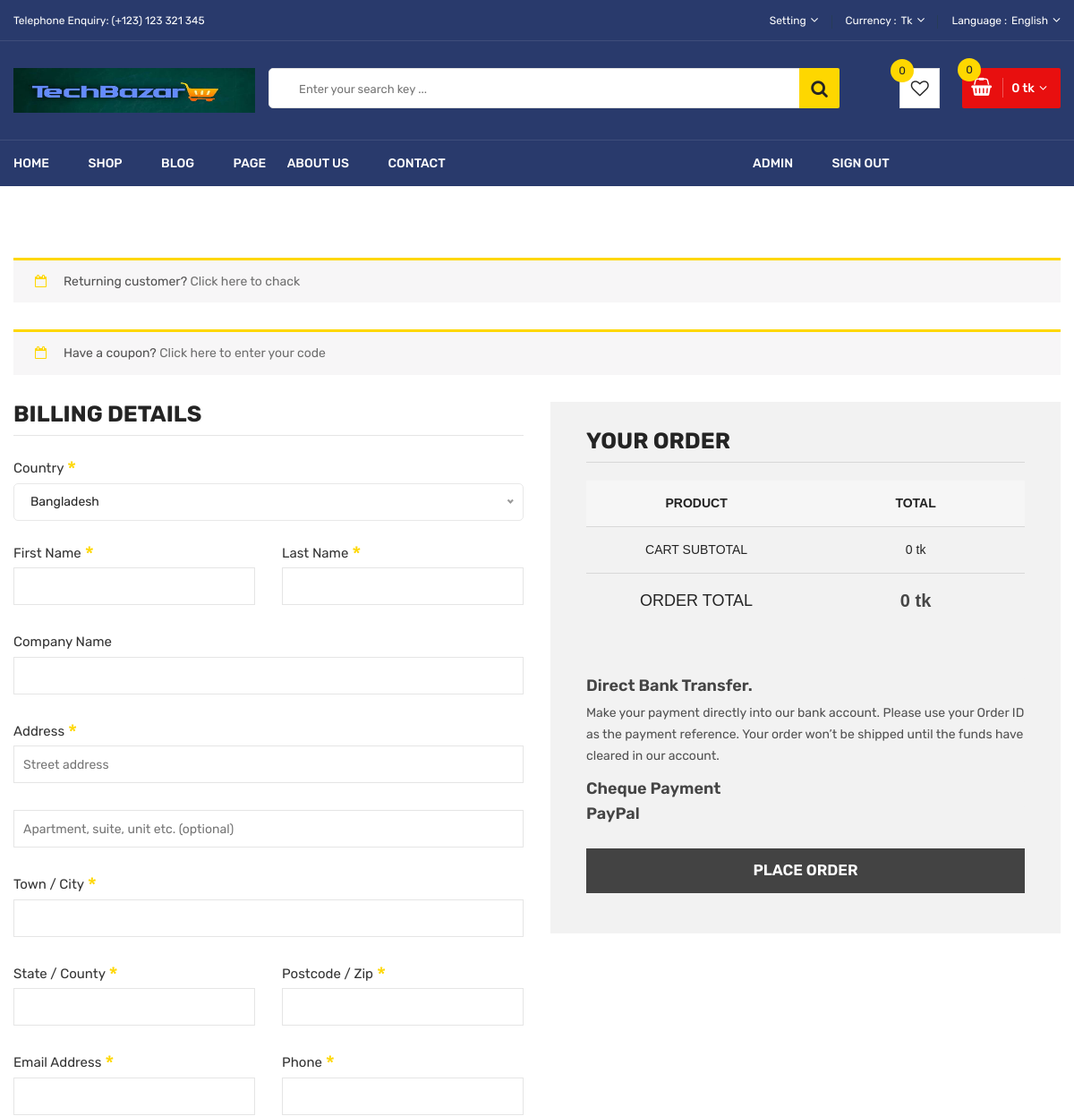
The page /account/chackout/ (signed in, upper part) on the database as committed earlier.
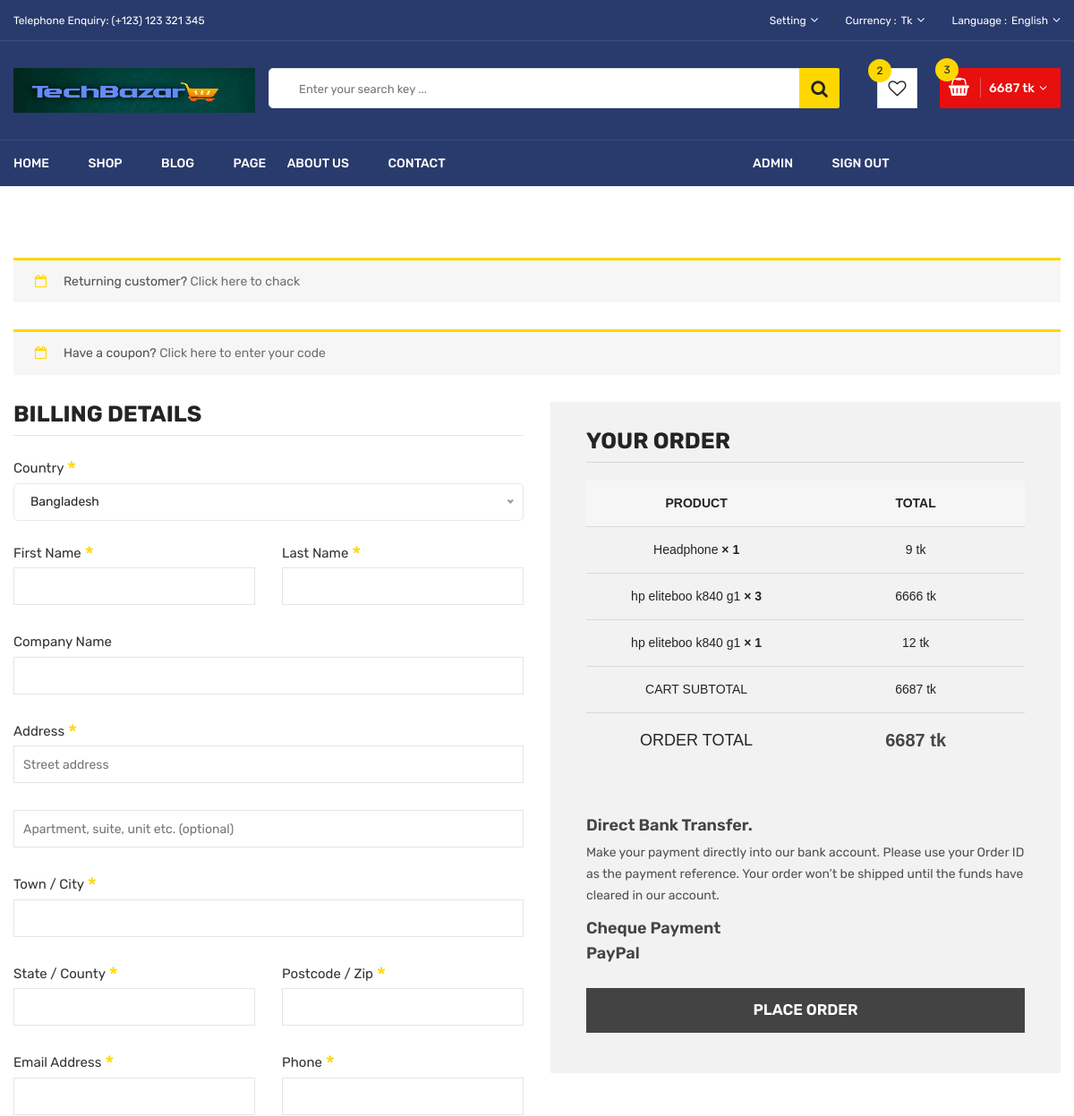
The same page on the database as committed later.
### cart/models.py (models this page shows, shortened)
class cart(models.Model):
    user = models.ForeignKey(User, on_delete=models.CASCADE)
    product = models.ForeignKey(product_all, on_delete=models.CASCADE)
    quantity = models.IntegerField(default=1)

### product/models.py (models this page shows, shortened)
class product_all(models.Model):
    name =models.CharField(max_length=50)
    image = models.ImageField(upload_to='product_image/')
    category =models.ForeignKey(category,on_delete=models.CASCADE)
    about = models.TextField(max_length=150)
    old_price = models.PositiveIntegerField()
    new_price = models.PositiveIntegerField()
    quantity = models.IntegerField()
    add_date = models.DateField()

### account/views.py (the view)
# urls.py: path('chackout/',chackout_ORDER,name="chackout"),
def chackout_ORDER(request):
    user =request.user
    if user.is_authenticated:
        wishlist_list = len(wishlist.objects.filter(user=user))
        crt_list = len(cart.objects.filter(user=user))
        product = cart.objects.filter(user=user)
        total = 0
        for i in product:
            total += i.product.new_price*i.quantity
            if i.product.quantity == 0:
                i.quantity=0
                i.save()
        wishlist_show = wishlist.objects.filter(user=user)
    return render(request,'account/checkout.html',locals())

### template/account/checkout.html (shortened to what the changed rows need)
{% extends 'home/base.html' %}
{% load static %}
{% block body %}
<div class="body-wrapper">
    <div class="checkout-area pt-60 pb-30">
        <div class="container">
            <div class="row">
                <div class="col-lg-6 col-12">
                    <div class="your-order">
                        <div class="your-order-table table-responsive">
                            <table class="table">
                                <thead>
                                    <tr>
                                        <th class="cart-product-name"><strong>Product</strong></th>
                                        <th class="cart-product-total"><strong>Total</strong></th>
                                    </tr>
                                </thead>
                                <tbody>
                                    {% for i in product %}
                                    {% if i.product.quantity > 0 %}
                                    <tr class="cart_item">
                                        <td class="cart-product-name">{{i.product.name}}<strong
                                                class="product-quantity"> × {{ i.quantity }}</strong></td>
                                        <td class="cart-product-total"><span class="amount">{% widthratio i.product.new_price 1 i.quantity %} tk</span></td>
                                    </tr>
                                    {% endif %}
                                    {% endfor %}
                                </tbody>
                                <tfoot>
                                    <tr class="cart-subtotal">
                                        <th>Cart Subtotal</th>
                                        <td><span class="amount">{{total}} tk</span></td>
                                    </tr>
                                    <tr class="order-total">
                                        <th>Order Total</th>
                                        <td><strong><span class="amount">{{total}} tk</span></strong></td>
                                    </tr>
                                </tfoot>
                            </table>
                        </div>
                    </div>
                </div>
            </div>
        </div>
    </div>
</div>
{% endblock %}

### template/home/base.html (shortened to what the changed rows need)
<!doctype html>
{% load static %}
<html class="no-js" lang="zxx">
<head>
    <link rel="stylesheet" href="{% static 'css/material-design-iconic-font.min.css' %}">
    <link rel="stylesheet" href="{% static 'css/font-awesome.min.css' %}">
    <link rel="stylesheet" href="{% static 'css/fontawesome-stars.css' %}">
    <link rel="stylesheet" href="{% static 'css/meanmenu.css' %}">
    <link rel="stylesheet" href="{% static 'css/owl.carousel.min.css' %}">
    <link rel="stylesheet" href="{% static 'css/slick.css' %}">
    <link rel="stylesheet" href="{% static 'css/animate.css' %}">
    <link rel="stylesheet" href="{% static 'css/jquery-ui.min.css' %}">
    <link rel="stylesheet" href="{% static 'css/venobox.css' %}">
    <link rel="stylesheet" href="{% static 'css/nice-select.css' %}">
    <link rel="stylesheet" href="{% static 'css/magnific-popup.css' %}">
    <link rel="stylesheet" href="{% static 'css/bootstrap.min.css' %}">
    <link rel="stylesheet" href="{% static 'css/helper.css' %}">
    <link rel="stylesheet" href="{% static 'css/style.css' %}">
    <link rel="stylesheet" href="{% static 'css/responsive.css' %}">
</head>
<body>
<div class="body-wrapper">
    <header class="li-header-4">
        <div class="header-middle pl-sm-0 pr-sm-0 pl-xs-0 pr-xs-0">
            <div class="container">
                <div class="row">
                    <div class="col-lg-9 pl-0 ml-sm-15 ml-xs-15">
                        <div class="header-middle-right">
                            <ul class="hm-menu">
                                <li class="hm-wishlist">
                                    <a href="{% url 'View_wishlist'%}">
                                        <span class="cart-item-count wishlist-item-count">{{wishlist_list}}</span>
                                        <i class="fa fa-heart-o"></i>
                                    </a>
                                </li>
                                <li class="hm-minicart">
                                    <div class="hm-minicart-trigger">
                                        <span class="item-text">{{total}} tk
                                            <span class="cart-item-count">{{crt_list}}</span>
                                        </span>
                                    </div>
                                </li>
                            </ul>
                        </div>
                    </div>
                </div>
            </div>
        </div>
    </header>
    {% block body %}{% endblock %}
</div>
</body>
</html>

Rows that differ between the two databases and show on the page:
added cart: product.name "Headphone", quantity "1", product+quantity "9"
added cart: product.name "hp eliteboo k840 g1", quantity "3", product+quantity "6666"
added cart: product.name "hp eliteboo k840 g1", quantity "1", product+quantity "12"
Other text that changed with them:
{{ wishlist_list }}: "0" → "2"
{{ total }}: "0" → "6687"
{{ crt_list }}: "0" → "3"
